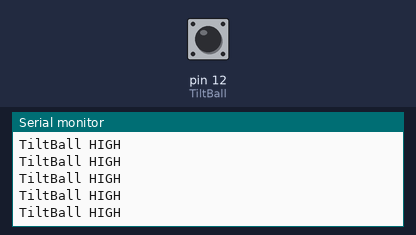
A sketch run on a simulated Arduino Uno, built with avr-gcc and run on an emulated ATmega328P. On the bench: the last lines printed to the serial monitor. The inputs (shaded band) are chosen by the test bench; at power-on: pin 12 (TiltBall) HIGH.

Above: at 1.2 s.
1.3 s: pin 12 (TiltBall) driven LOW
At 1.8 s:
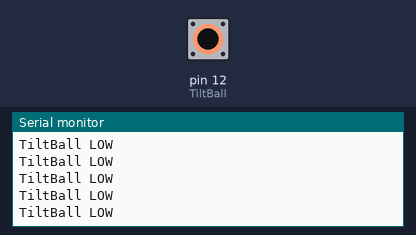
3.2 s: pin 12 (TiltBall) driven HIGH
At 4.0 s:
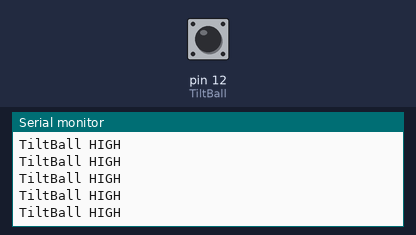
6.2 s: pin 12 (TiltBall) pulsed LOW 2 times (0.12 s each, 0.3 s apart)
9.8 s: pin 12 (TiltBall) driven LOW
At 10.3 s:
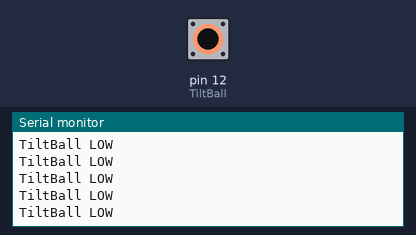
12.8 s: pin 12 (TiltBall) driven HIGH
At 13.8 s:
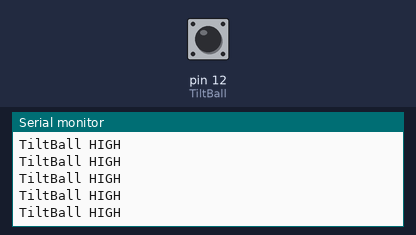
15.8 s: pin 12 (TiltBall) driven LOW
At 16.4 s:
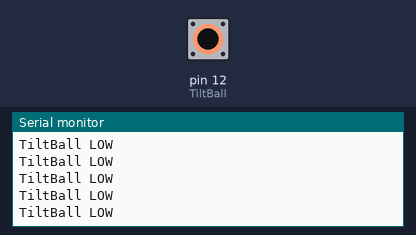

The sketch:

7-ReadTiltBallOutput.ino
```cpp
/*
 * WorkShop Arduino
 * Epitech HUB activity
 * Dexmos
 */

// Used pin for TiltBall (on the arduino)
int TiltBall = 12;

int TiltBallReader;

void setup() {
  pinMode(TiltBall, INPUT);       // Set 12 pin to current Input
  digitalWrite(TiltBall, HIGH);   // Set up the TiltBall (if you don't the TiltBall won't return HIGH)
  Serial.begin(9600);             // Set port for the console
}

void loop() {
  TiltBallReader = digitalRead(TiltBall);   // Read Output from TiltBall (HIGH or LOW)

  if (TiltBallReader == HIGH)               // TiltBall flipped
    Serial.println("TiltBall HIGH");
  else //(TiltBallReader == LOW)
    Serial.println("TiltBall LOW");
}
```

Measured:
- after the input at 1.3 s, the serial monitor: prints a new line after 0.07 s (image 1)
- after the input at 9.8 s, the serial monitor: prints a new line after 0.08 s (image 3)
